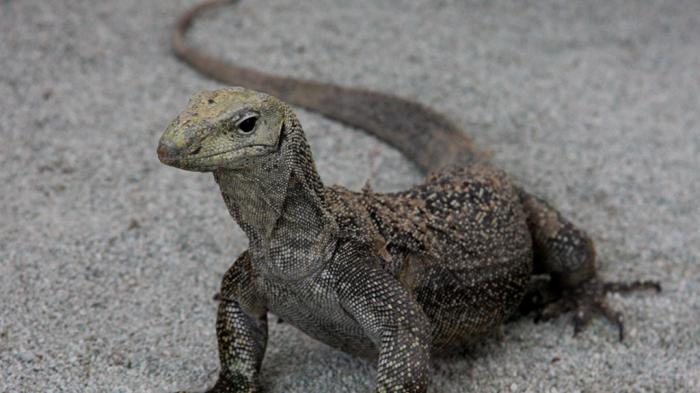
#> input picture praktikum7/biawak-15.jpg, 700 x 393 px
$ jupyter execute tugas_praktikum7.ipynb
#> lines starting #> are read from the running program, lines starting #| are printed output that depends on the picture
# Tugas Praktikum

### Tugas

Buatlah sebuah model K-Means dengan ketentuan,

1. Gunakan data 'Mall_Customers.csv'

2. Tentukan fitur apa yang tepat untuk melakukan clustering (minimal 2)

3. Buatlah model K-Means dengan mempertimbangkan jumlah k yang terbaik.

[cell 1]
import pandas as pd

# Load data
data = pd.read_csv('Mall_Customers.csv')
#> (reads praktikum7/Mall_Customers.csv from the repository)

# Lihat beberapa baris data
data.head()

[cell 2]
# Ambil dua fitur untuk clustering
X = data[['Annual Income (k$)', 'Spending Score (1-100)']]

[cell 3]
import matplotlib.pyplot as plt
from sklearn.cluster import KMeans

# Implementasi Metode Elbow

# List nilai SSE
sse = []

# Cari k terbaik dari 1-10
K = range(1,10)

# Cek nilai SSE setiap k
for k in K:
 kmeanModel = KMeans(n_clusters=k)
 kmeanModel.fit(X)
 sse.append(kmeanModel.inertia_)


# Plotting the distortions
plt.figure(figsize=(8,4))
plt.plot(K, sse, "bx-")
plt.xlabel("k")
plt.ylabel("SSE")
plt.title("Metode Elbow untuk Mengetahui Jumlah k Terbaik")
plt.show()
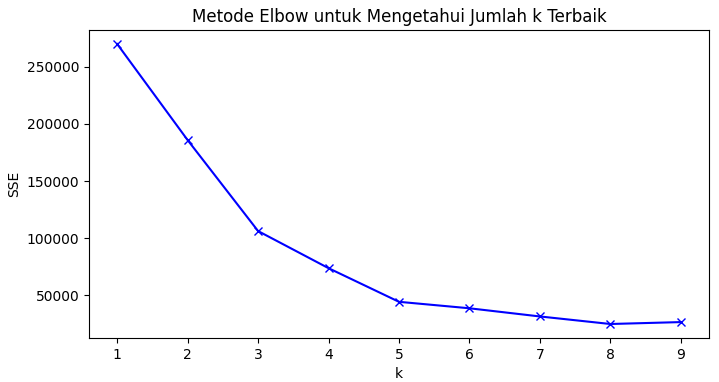
#> figure drawn by matplotlib, 1 panel

[cell 4]
# K-Means dengan k=3
kmeans = KMeans(n_clusters=3)
y_kmeans = kmeans.fit_predict(X)

# Visualisasi hasil clustering
plt.scatter(X.iloc[:, 0], X.iloc[:, 1], c=y_kmeans, s=100, cmap='viridis')
plt.scatter(kmeans.cluster_centers_[:, 0], kmeans.cluster_centers_[:, 1], s=200, c='red', label='Centroids')
plt.title('K-Means Clustering (k=3)')
plt.xlabel('Annual Income (k$)')
plt.ylabel('Spending Score (1-100)')
plt.legend()
plt.show()
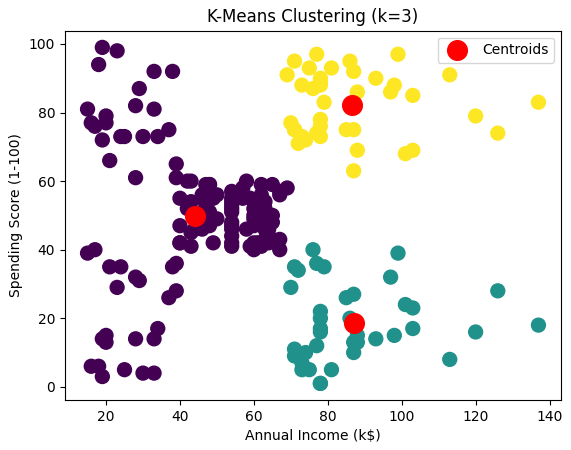
#> figure drawn by matplotlib, 1 panel

4. Buatlah implementasi model SOM untuk segmentasi citra lain

[cell 5]
import numpy as np
import matplotlib.pyplot as plt
from skimage import io

[cell 6]
# Fungsi untuk menginisialisasi bobot SOM
def initialize_weights(input_shape, output_shape):
    return np.random.rand(output_shape[0], output_shape[1], input_shape[2])

[cell 7]
# Fungsi untuk menghitung jarak antara vektor input dan bobot SOM
def calculate_distance(input_vector, weights):
    return np.linalg.norm(input_vector - weights, axis=2)

[cell 8]
# Fungsi untuk menemukan indeks unit pemenang (unit dengan bobot terdekat)
def find_winner_unit_in_image(input_vector, weights):
    distances = calculate_distance(input_vector, weights)
    return np.unravel_index(np.argmin(distances), distances.shape)

[cell 9]
# Fungsi untuk memperbarui bobot SOM
def update_weights(input_vector, weights, winner, learning_rate, neighborhood_radius):
    distances = np.linalg.norm(np.indices(weights.shape[:2]).T - np.array(winner).reshape(1, -1), axis=2)
    influence = np.exp(-distances / (2 * neighborhood_radius**2))
    weights += learning_rate * influence[:, :, np.newaxis] * (input_vector - weights)

[cell 10]
# Fungsi untuk melatih SOM
def train_som(image, num_epochs, initial_learning_rate, initial_neighborhood_radius):
    input_shape = image.shape
    som_shape = (10, 10, input_shape[2])  # Ukuran SOM sesuai dengan jumlah saluran warna
    weights = initialize_weights(input_shape, som_shape)

    for epoch in range(num_epochs):
        # Update parameter pembelajaran dan radius tetangga
        learning_rate = initial_learning_rate * np.exp(-epoch / num_epochs)
        neighborhood_radius = initial_neighborhood_radius * np.exp(-epoch / num_epochs)
        # Pemrosesan SOM
        for i in range(input_shape[0]):
            for j in range(input_shape[1]):
                input_vector = image[i, j, :]
                winner = find_winner_unit_in_image(input_vector, weights)
                update_weights(input_vector, weights, winner, learning_rate, neighborhood_radius)

    return weights

[cell 11]
# Load citra Image
img_path = "biawak-15.jpg"
img = io.imread(img_path) / 255.0  # Normalisasi intensitas piksel menjadi rentang [0, 1]

[cell 12]
# Latih SOM
num_epochs = 100
initial_learning_rate = 0.1
initial_neighborhood_radius = 5
trained_weights = train_som(img, num_epochs, initial_learning_rate, initial_neighborhood_radius)
